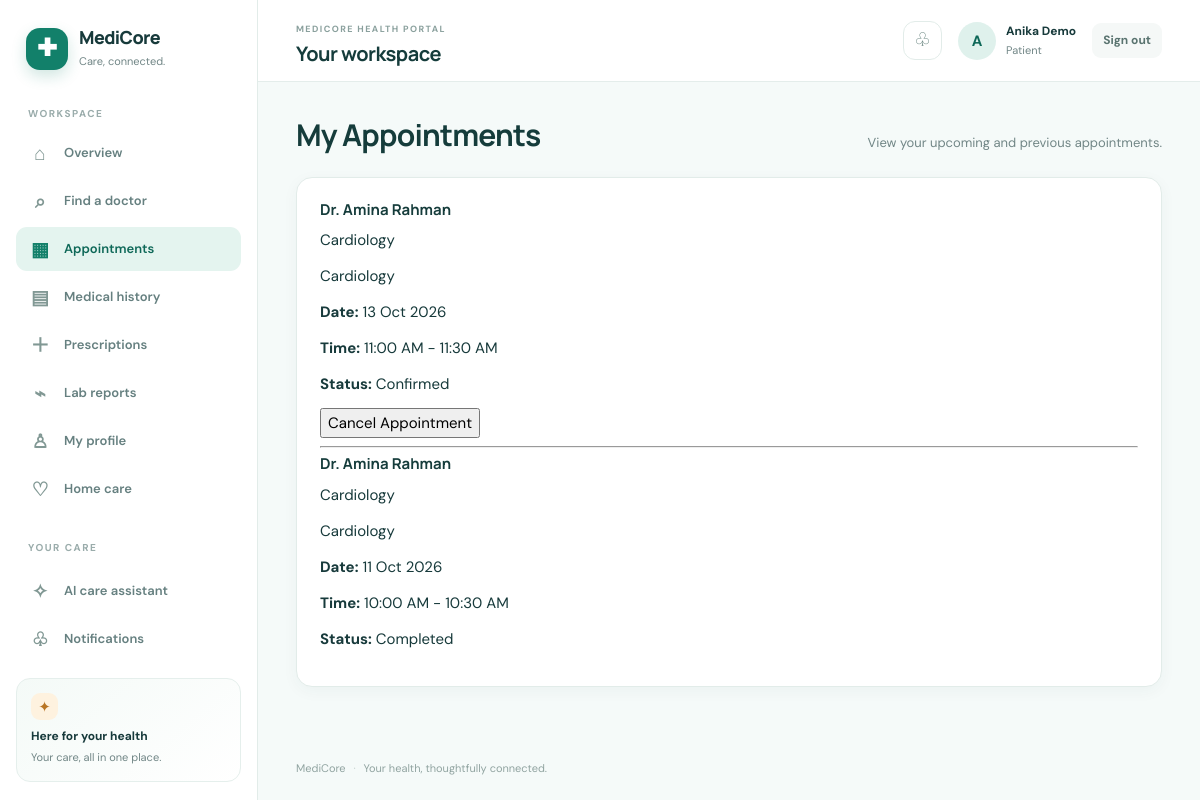
Screenshot of /patients/appointments/ (signed in) with the database file from the repository.
### apps/accounts/models.py (models this page shows, shortened)
class User(AbstractUser):
    role = models.CharField(
        max_length=20,
        choices=Role.choices,
        default=Role.PATIENT,
    )
    public_id = models.CharField(
        max_length=20,
        unique=True,
        blank=True,
    )
    is_verified = models.BooleanField(default=False)

### apps/appointments/models.py (models this page shows, shortened)
class Appointment(models.Model):
    class Status(models.TextChoices):
        PENDING = "PENDING", "Pending"
        CONFIRMED = "CONFIRMED", "Confirmed"
        COMPLETED = "COMPLETED", "Completed"
        CANCELLED = "CANCELLED", "Cancelled"
        NO_SHOW = "NO_SHOW", "No Show"
    patient = models.ForeignKey(
        settings.AUTH_USER_MODEL,
        on_delete=models.CASCADE,
        related_name="patient_appointments",
    )
    doctor = models.ForeignKey(
        DoctorProfile,
        on_delete=models.PROTECT,
        related_name="appointments",
    )
    department = models.ForeignKey(
        Department,
        on_delete=models.PROTECT,
        related_name="appointments",
    )
    date = models.DateField()
    start_time = models.TimeField()
    end_time = models.TimeField()
    status = models.CharField(
        max_length=20,
        choices=Status.choices,
        default=Status.PENDING,
    )
    reason = models.TextField(blank=True)
    notes = models.TextField(blank=True)
    created_at = models.DateTimeField(auto_now_add=True)
    updated_at = models.DateTimeField(auto_now=True)
    class Meta:
        ordering = ["date", "start_time"]
        constraints = [
            models.UniqueConstraint(
                fields=[
                    "doctor",
                    "date",
                    "start_time",
                    "end_time",
                ],
                condition=models.Q(
                    status__in=[
                        "PENDING",
                        "CONFIRMED",
                    ]
                ),
                name="unique_active_doctor_appointment_slot",
            ),
        ]

### apps/doctors/models.py (models this page shows, shortened)
class DoctorProfile(models.Model):
    user = models.OneToOneField(
        settings.AUTH_USER_MODEL,
        on_delete=models.CASCADE,
        related_name="doctor_profile",
    )
    specialization = models.CharField(
        max_length=100,
        blank=True,
    )
    qualification = models.CharField(
        max_length=255,
        blank=True,
    )
    experience_years = models.PositiveIntegerField(
        default=0,
    )
    license_number = models.CharField(
        max_length=100,
        blank=True,
    )
    phone = models.CharField(
        max_length=20,
        blank=True,
    )
    bio = models.TextField(
        blank=True,
    )
    consultation_fee = models.DecimalField(
        max_digits=10,
        decimal_places=2,
        default=0,
    )
    hospital = models.ForeignKey(
        Hospital,
        on_delete=models.SET_NULL,
        null=True,
        blank=True,
        related_name="doctors",
    )
    department = models.ForeignKey(
        Department,
        on_delete=models.SET_NULL,
        null=True,
        blank=True,
        related_name="doctors",
    )

### apps/hospitals/models.py (models this page shows, shortened)
class Department(models.Model):
    hospital = models.ForeignKey(
        Hospital,
        on_delete=models.CASCADE,
        related_name="departments",
    )
    name = models.CharField(
        max_length=100,
    )
    code = models.CharField(
        max_length=20,
    )
    description = models.TextField(
        blank=True,
    )
    is_active = models.BooleanField(
        default=True,
    )
    created_at = models.DateTimeField(
        auto_now_add=True,
    )

### apps/patients/views.py (the view)
@login_required
@role_required("PATIENT")
def my_appointments(request):
    appointments = (
        Appointment.objects
        .filter(patient=request.user)
        .select_related(
            "doctor__user",
            "doctor__hospital",
            "doctor__department",
            "department",
        )
        .order_by(
            "-date",
            "-start_time",
        )
    )
    return render(
        request,
        "patients/appointments.html",
        {
            "appointments": appointments,
        },
    )

### templates/patients/appointments.html (shortened to what this page needs)
{% extends "base.html" %}
{% block content %}
<div class="page-container">
    <div class="page-header">
        <h1>My Appointments</h1>
        <p>View your upcoming and previous appointments.</p>
    </div>
    {% if appointments %}
        <div class="card">
            <div class="card-body">
                {% for appointment in appointments %}
                    <div class="appointment-item">
                        <div>
                            <h3>
                                Dr. {{ appointment.doctor.user.get_full_name }}
                            </h3>
                            <p>
                                {{ appointment.doctor.specialization }}
                            </p>
                            {% if appointment.department %}
                                <p>
                                    {{ appointment.department.name }}
                                </p>
                            {% endif %}
                        </div>
                        <div>
                            <p>
                                <strong>Date:</strong>
                                {{ appointment.date|date:"d M Y" }}
                            </p>
                            <p>
                                <strong>Time:</strong>
                                {{ appointment.start_time|time:"g:i A" }}
                                -
                                {{ appointment.end_time|time:"g:i A" }}
                            </p>
                            <p>
                                <strong>Status:</strong>
                                {{ appointment.get_status_display }}
                            </p>
                            {% if appointment.status == "PENDING" or appointment.status == "CONFIRMED" %}
                                <form
                                    method="post"
                                    action="{% url 'appointments:cancel' appointment.id %}"
                                >
                                    <button type="submit">
                                        Cancel Appointment
                                    </button>
                                </form>
                            {% endif %}
                        </div>
                    </div>
                    {% if not forloop.last %}
                        <hr>
                    {% endif %}
                {% endfor %}
            </div>
        </div>
    {% endif %}
</div>
{% endblock %}

### templates/base.html (shortened to what this page needs)
{% load static %}
<!doctype html>
<html lang="en">
  <head>
    <link rel="stylesheet" href="{% static 'css/base.css' %}" />
    <link rel="stylesheet" href="{% static 'css/components.css' %}" />
    <link rel="stylesheet" href="{% static 'css/pages.css' %}" />
  </head>
  <body>
    {% if request.user.is_authenticated %}
    <div class="app-shell">
      <aside class="sidebar" id="app-sidebar" aria-label="Main navigation">
        <a class="brand" href="{% url 'home' %}">
          <span class="brand-icon" aria-hidden="true">✚</span>
          <span class="brand-copy"><strong>MediCore</strong><small>Care, connected.</small></span>
        </a>
        <div class="nav-caption">WORKSPACE</div>
        <nav class="sidebar-nav">
          {% if request.user.role == 'PATIENT' %}
            <a href="{% url 'patients:dashboard' %}" class="nav-item{% if request.resolver_match.url_name == 'dashboard' and request.resolver_match.namespace == 'patients' %} active{% endif %}"><span class="nav-icon">⌂</span>Overview</a>
            <a href="{% url 'patients:find_doctors' %}" class="nav-item{% if request.resolver_match.url_name == 'find_doctors' %} active{% endif %}"><span class="nav-icon">⌕</span>Find a doctor</a>
            <a href="{% url 'patients:appointments' %}" class="nav-item{% if request.resolver_match.url_name == 'appointments' %} active{% endif %}"><span class="nav-icon">▦</span>Appointments</a>
            <a href="{% url 'patients:medical_history' %}" class="nav-item{% if request.resolver_match.url_name == 'medical_history' %} active{% endif %}"><span class="nav-icon">▤</span>Medical history</a>
            <a href="{% url 'patients:prescriptions' %}" class="nav-item{% if request.resolver_match.url_name == 'prescriptions' %} active{% endif %}"><span class="nav-icon">＋</span>Prescriptions</a>
            <a href="{% url 'patients:lab_reports' %}" class="nav-item{% if request.resolver_match.url_name == 'lab_reports' %} active{% endif %}"><span class="nav-icon">⌁</span>Lab reports</a>
            <a href="{% url 'patients:profile' %}" class="nav-item{% if request.resolver_match.url_name == 'profile' and request.resolver_match.namespace == 'patients' %} active{% endif %}"><span class="nav-icon">♙</span>My profile</a>
            <a href="{% url 'nurses:my_home_care_requests' %}" class="nav-item"><span class="nav-icon">♡</span>Home care</a>
          {% elif request.user.role == 'LAB' %}
            <a href="{% url 'medical_records:lab_orders' %}" class="nav-item active"><span class="nav-icon">⌁</span>Lab orders</a>
          {% elif request.user.role == 'PHARMACIST' %}
            <a href="{% url 'pharmacy:prescriptions' %}" class="nav-item active"><span class="nav-icon">＋</span>Prescriptions</a>
          {% elif request.user.role == 'RECEPTIONIST' %}
            <a href="{% url 'billing:bills' %}" class="nav-item active"><span class="nav-icon">▤</span>Billing</a>
          {% elif request.user.is_superuser or request.user.role == 'ADMIN' %}
            <a href="{% url 'admin:index' %}" class="nav-item"><span class="nav-icon">⚙</span>Administration</a>
          {% endif %}
          <div class="nav-caption nav-caption-spaced">YOUR CARE</div>
          <a href="{% url 'chatbot:page' %}" class="nav-item{% if request.resolver_match.namespace == 'chatbot' %} active{% endif %}"><span class="nav-icon">✧</span>AI care assistant</a>
          <a href="{% url 'notifications:list' %}" class="nav-item{% if request.resolver_match.namespace == 'notifications' %} active{% endif %}"><span class="nav-icon">♧</span>Notifications</a>
        </nav>
        <div class="sidebar-footer">
          <div class="sidebar-help-mark">✦</div>
          <strong>Here for your health</strong>
          <span>Your care, all in one place.</span>
        </div>
      </aside>
      <main class="main-content">
        <header class="topbar">
          <div class="topbar-title-wrap">
            <div><span class="page-label">MEDICORE HEALTH PORTAL</span><h1>{% block page_heading %}Your workspace{% endblock %}</h1></div>
          </div>
          <div class="topbar-actions">
            <a class="icon-button notification-link" href="{% url 'notifications:list' %}" aria-label="Notifications">♧</a>
            <div class="user-mini">
              <div class="avatar">{{ request.user.first_name|default:request.user.username|slice:':1'|upper }}</div>
              <div class="user-details"><strong>{{ request.user.get_full_name|default:request.user.username }}</strong><span>{{ request.user.get_role_display }}</span></div>
            </div>
            <form method="post" action="{% url 'logout' %}" class="logout-form">{% csrf_token %}<button type="submit" class="logout-button">Sign out</button></form>
          </div>
        </header>
    {% endif %}
    {% if request.user.is_authenticated %}<section class="page-content">{% else %}<main class="public-content">{% endif %}
      {% block content %}{% endblock %}
    {% if request.user.is_authenticated %}</section>{% else %}</main>{% endif %}
    {% if request.user.is_authenticated %}
      <footer class="site-footer">MediCore <span>·</span> Your health, thoughtfully connected.</footer>
    </main>
    </div>
    {% else %}
      <footer class="site-footer">MediCore <span>·</span> Your health, thoughtfully connected.</footer>
    </div>
    {% endif %}
  </body>
</html>

### static/css/components.css (style rules this page uses)
.card, .dashboard-card, .content-card { padding: 23px; border: 1px solid var(--border); border-radius: var(--radius-md); background: var(--surface); box-shadow: var(--shadow-sm); }
.page-header { display: flex; align-items: flex-end; justify-content: space-between; gap: 18px; margin-bottom: 23px; }
.page-header h1 { font-size: clamp(22px, 3vw, 30px); letter-spacing: -.8px; }
.page-header p { margin: 6px 0 0; color: var(--muted); font-size: 13px; }
.dashboard-card h3, .card h3 { margin-bottom: 9px; font-size: 15px; }

### rows the page displays
User: user.first_name "A", user.get_full_name "Anika Demo", user.role "Patient"
Appointment: doctor.user.get_full_name "Amina Rahman", doctor.specialization "Cardiology", department.name "Cardiology", date "13 Oct 2026", start_time "11:00 AM", end_time "11:30 AM", status "Confirmed", shows "Cancel Appointment"
Appointment: doctor.user.get_full_name "Amina Rahman", doctor.specialization "Cardiology", department.name "Cardiology", date "11 Oct 2026", start_time "10:00 AM", end_time "10:30 AM", status "Completed"
